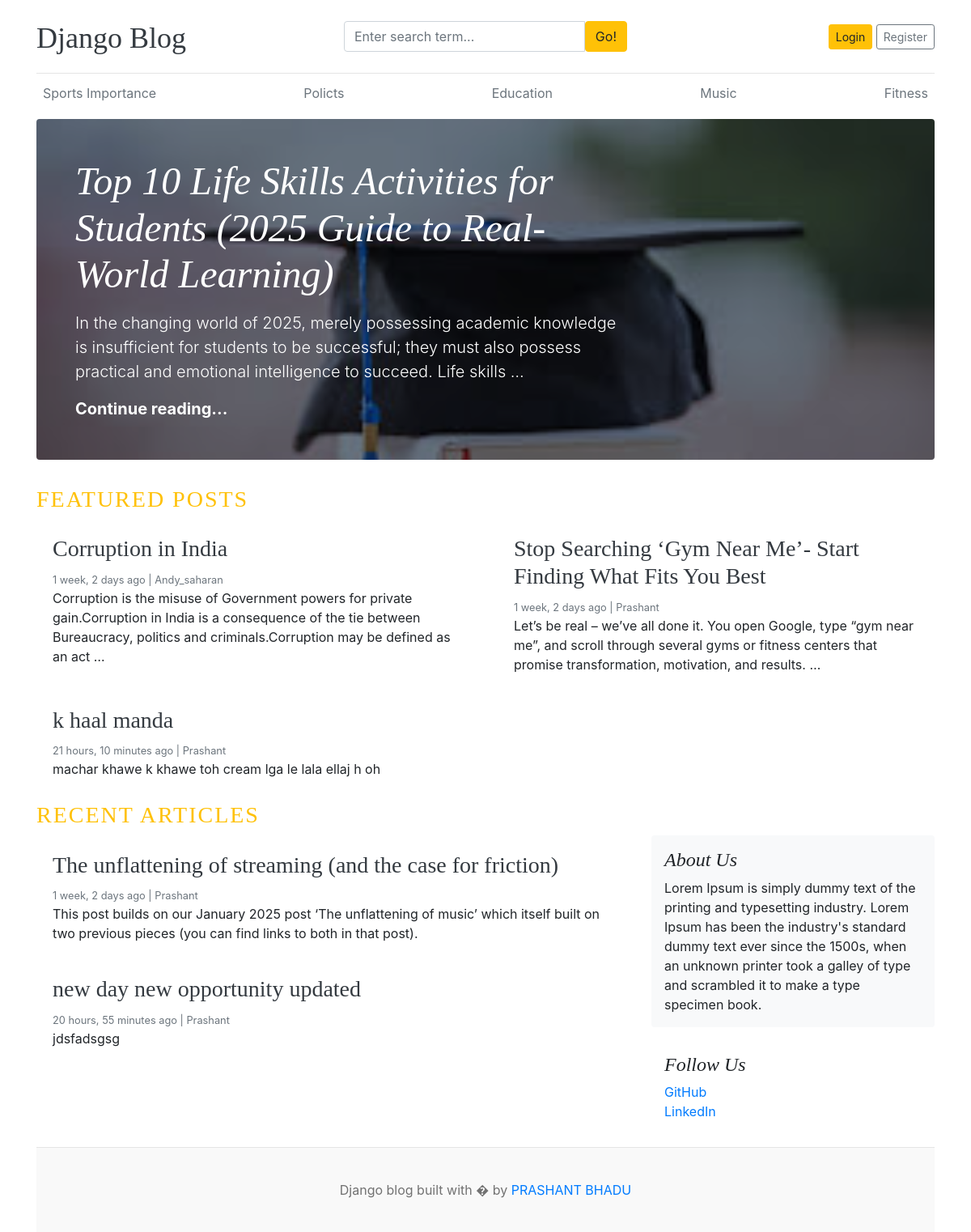
The page / on the database its author committed.
### blogs/models.py (models this page shows, shortened)
class Category(models.Model):
    category_name = models.CharField(max_length=50, unique=True)
    created_at = models.DateTimeField(auto_now_add=True)
    updated_at = models.DateTimeField(auto_now=True)
    class Meta:
        verbose_name_plural = 'categories'

class Blog(models.Model):
    tittle = models.CharField(max_length=100)
    slug = models.SlugField(max_length=150, unique = True, blank=True)
    category = models.ForeignKey(Category, on_delete=models.CASCADE)
    author = models.ForeignKey(User, on_delete=models.CASCADE)
    featured_image = models.ImageField(upload_to='uploads/%Y/%m/%d')
    short_description = models.TextField(max_length=500)
    blog_body = models.TextField(max_length=2000)
    status = models.CharField(max_length=20,choices=STATUS_CHOICES, default="Draft")
    is_featured = models.BooleanField(default=False)
    created_at = models.DateTimeField(auto_now_add=True)
    updated_at = models.DateTimeField(auto_now=True)

### assignments/models.py (models this page shows, shortened)
class About(models.Model):
    about_heading = models.CharField(max_length=25)
    about_description = models.TextField(max_length=255)
    created_at = models.DateTimeField(auto_now_add=True)
    updated_at = models.DateTimeField(auto_now=True)
    class Meta:
        verbose_name_plural = 'About'

class SocialLink(models.Model):
    platform = models.CharField(max_length=25)
    link = models.URLField(max_length=100)
    created_at = models.DateTimeField(auto_now_add=True)
    updated_at = models.DateTimeField(auto_now=True)

### blog_main/views.py (the view)
# urls.py: 2. Add a URL to urlpatterns:  path('', views.home, name='home')
def home(request):
    featured_posts = Blog.objects.filter(is_featured=True, status='Published').order_by('updated_at')
    posts = Blog.objects.filter(is_featured=False, status='Published')
    try:
        about=About.objects.get()
    except:
        about =None
    context = {
        'featured_posts': featured_posts,
        'posts': posts,
        'about': about,
    }
    return render(request, 'home.html', context)

### blogs/context_processors.py (called while the page is built)
def get_categories(request):
    categories= Category.objects.all()
    return dict(categories=categories)

def get_social_links(request):
    social_links=SocialLink.objects.all()
    return dict(social_links=social_links)

### templates/home.html
{% extends 'base.html' %}
{% block content %}
{% for post in featured_posts %}
  {% if forloop.first %}
  <div class="jumbotron p-3 p-md-5 text-white rounded bg-dark"
       style="background-image: url({{ post.featured_image.url }});background-blend-mode: overlay;background-size:cover;">
      <div class="col-md-8 px-0">
        <h1 class="display-4 font-italic">{{ post.tittle }}</h1>
        <p class="lead my-3">{{ post.short_description | truncatewords:29 }}</p>
        {% if post.slug %}
        <p class="lead mb-0">
          <a href="{% url 'blogs' post.slug %}" class="text-white font-weight-bold">
            Continue reading...
          </a>
        </p>
        {% endif %}
      </div>
  </div>
  {% endif %}
{% endfor %}
<h3 class="text-uppercase text-warning" style="letter-spacing: 2px;">Featured Posts</h3>
<div class="row mb-2">
  {% for post in featured_posts %}
    {% if not forloop.first %}
    <div class="col-md-6">
      <div class="card border-0">
        <div class="card-body">
          <h3>
            {% if post.slug %}
            <a href="{% url 'blogs' post.slug %}" class="text-dark">
              {{ post.tittle }}
            </a>
            {% else %}
              {{ post.tittle }}
            {% endif %}
          </h3>
          <small class="mb-1 text-muted">
            {{ post.created_at | timesince }} ago | {{ post.author }}
          </small>
          <p class="card-text">
            {{ post.short_description | truncatewords:29 }}
          </p>
        </div>
      </div>
    </div>
    {% endif %}
  {% endfor %}
</div>
<h3 class="text-uppercase text-warning" style="letter-spacing: 2px;">Recent Articles</h3>
<main role="main" class="container p-0">
  <div class="row">
    <div class="col-md-8 blog-main">
      {% for post in posts %}
      <div class="card border-0">
        <div class="card-body">
          <h3>
            {% if post.slug %}
            <a href="{% url 'blogs' post.slug %}" class="text-dark">
              {{ post.tittle }}
            </a>
            {% else %}
              {{ post.tittle }}
            {% endif %}
          </h3>
          <small class="mb-1 text-muted">
            {{ post.created_at | timesince }} ago | {{ post.author }}
          </small>
          <p class="card-text">
            {{ post.short_description | truncatewords:29 }}
          </p>
        </div>
      </div>
      {% endfor %}
    </div>
    <aside class="col-md-4 blog-sidebar">
      <div class="p-3 mb-3 bg-light rounded">
        <h4 class="font-italic">{{ about.about_heading }}</h4>
        <p class="mb-0">{{ about.about_description }}</p>
      </div>
      {% if social_links %}
      <div class="p-3">
        <h4 class="font-italic">Follow Us</h4>
        <ol class="list-unstyled">
          {% for i in social_links %}
            <li><a href="{{ i.link }}" target="_blank">{{ i.platform }}</a></li>
          {% endfor %}
        </ol>
      </div>
      {% endif %}
    </aside>
  </div>
</main>
{% endblock %}

### templates/base.html (shortened to what this page needs)
{% load static %}
<!DOCTYPE html>
<html lang="en">
<head>
    <link href="https://getbootstrap.com/docs/4.0/dist/css/bootstrap.min.css" rel="stylesheet">
    <link href="{% static 'css/blog.css' %}" rel="stylesheet">
    <link rel="stylesheet" href="https://cdnjs.cloudflare.com/ajax/libs/font-awesome/4.7.0/css/font-awesome.min.css">
  </head>
<body>
    <div class="container">
      <header class="blog-header py-3">
        <div class="row flex-nowrap justify-content-between align-items-center">
          <div class="col-4 pt-1">
            <a class="blog-header-logo text-dark" href="/">Django Blog</a>
          </div>
          <div class="col-4">
            <form action="{% url 'search' %}" method="GET">
                <div class="input-group">
                        <input class="form-control" type="text" name="keyword" placeholder="Enter search term..." aria-label="Enter search term..." aria-describedby="button-search" />
                        <button type="submit" class="btn btn-warning" id="button-search" type="button">Go!</button>
                    </div>
            </form>
          </div>
          <div class="col-4 d-flex justify-content-end align-items-center">
            {% if not user.is_authenticated %}
            <a class="btn btn-sm btn-warning" href="{% url 'login' %}">Login</a> &nbsp;
            <a class="btn btn-sm btn-outline-secondary" href="{% url 'register' %}">Register</a>
            {% else %}
            <span><a href="{% url 'dashboard' %}">Dashboard</a> </span>
            &emsp;
            <span><a href="{% url 'logout' %}">Logout</a></span>
            {%endif%}
          </div>
        </div>
      </header>
      <div class="nav-scroller py-1 mb-2">
        <nav class="nav d-flex justify-content-between">
          {% for cat in categories %}
          <a class="p-2 text-muted" href="{% url 'posts_by_category' cat.id %}">{{cat.category_name}}</a>
          {% endfor %}
        </nav>
      </div>
 {% block content %}
 {% endblock %}
<footer class="blog-footer">
  <p>Django blog built with � by <a href="#">PRASHANT BHADU</a></p>
</footer>
</body>
</html>

### blog_main/static/css/blog.css (style rules this page uses)
.blog-header { border-bottom: 1px solid #e5e5e5; }
.blog-header-logo { font-family: "Playfair Display", Georgia, "Times New Roman", serif; font-size: 2.25rem; }
h1, h2, h3, h4, h5, h6 { font-family: "Playfair Display", Georgia, "Times New Roman", serif; }
.display-4 { font-size: 2.5rem; }
@media (min-width: 768px) { .display-4 { font-size: 3rem; } }
.blog-footer { padding: 2.5rem 0; color: #727272; text-align: center; background-color: #f9f9f9; border-top: .05rem solid #e5e5e5; }
.blog-footer p:last-child { margin-bottom: 0; }

### rows shown on the page
Category: category_name "Sports Importance"
Category: category_name "Policts"
Category: category_name "Education"
Category: category_name "Music"
Category: category_name "Fitness"
Blog: featured_image (picture), tittle "Top 10 Life Skills Activities for Students (2025 Guide to Real-World Learning)", short_description "In the changing world of 2025, merely possessing academic knowledge is insufficient for students to be successful; they must also possess practical and emotional intelligence to succeed. Life skills …", shows "Continue reading..."
Blog: tittle "Corruption in India", created_at "1 week, 2 days", author "Andy_saharan", short_description "Corruption is the misuse of Government powers for private gain.Corruption in India is a consequence of the tie between Bureaucracy, politics and criminals.Corruption may be defined as an act …"
Blog: tittle "Stop Searching ‘Gym Near Me’- Start Finding What Fits You Best", created_at "1 week, 2 days", author "Prashant", short_description "Let’s be real – we’ve all done it. You open Google, type “gym near me”, and scroll through several gyms or fitness centers that promise transformation, motivation, and results. …"
Blog: tittle "k haal manda", created_at "21 hours, 10 minutes", author "Prashant", short_description "machar khawe k khawe toh cream lga le lala ellaj h oh"
Blog: tittle "The unflattening of streaming (and the case for friction)", created_at "1 week, 2 days", author "Prashant", short_description "This post builds on our January 2025 post ‘The unflattening of music’ which itself built on two previous pieces (you can find links to both in that post)."
Blog: tittle "new day new opportunity updated", created_at "20 hours, 55 minutes", author "Prashant", short_description "jdsfadsgsg"
About: about_heading "About Us", about_description "Lorem Ipsum is simply dummy text of the printing and typesetting industry. Lorem Ipsum has been the industry's standard dummy text ever since the 1500s, when an unknown printer took a galley of type and scrambled it to make a type specimen book."
SocialLink: platform "GitHub"
SocialLink: platform "LinkedIn"
